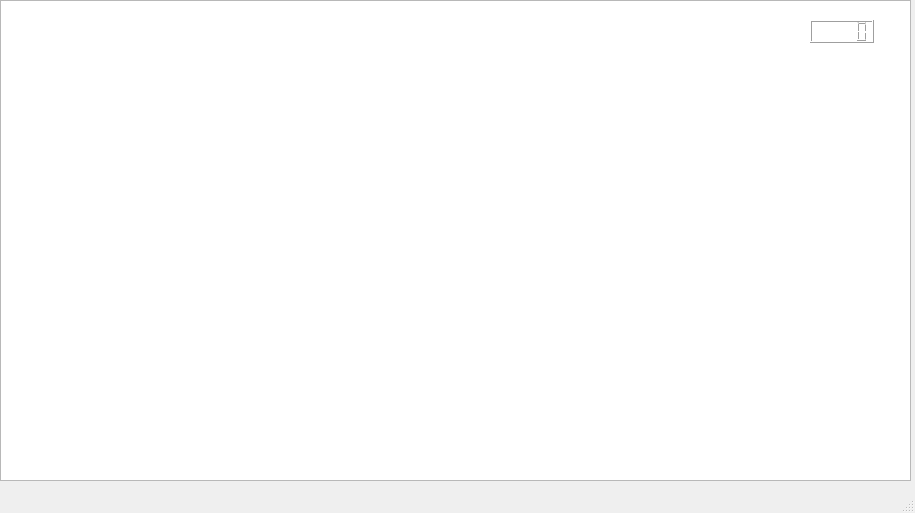
<?xml version="1.0" encoding="UTF-8"?>
<ui version="4.0">
 <class>MainWindow</class>
 <widget class="QMainWindow" name="MainWindow">
  <property name="geometry">
   <rect>
    <x>0</x>
    <y>0</y>
    <width>915</width>
    <height>513</height>
   </rect>
  </property>
  <property name="windowTitle">
   <string>MainWindow</string>
  </property>
  <widget class="QWidget" name="centralwidget">
   <widget class="QGraphicsView" name="graphicsView">
    <property name="geometry">
     <rect>
      <x>0</x>
      <y>0</y>
      <width>911</width>
      <height>481</height>
     </rect>
    </property>
   </widget>
   <widget class="QLCDNumber" name="lcdNumber">
    <property name="geometry">
     <rect>
      <x>810</x>
      <y>20</y>
      <width>64</width>
      <height>23</height>
     </rect>
    </property>
   </widget>
  </widget>
  <widget class="QMenuBar" name="menubar">
   <property name="geometry">
    <rect>
     <x>0</x>
     <y>0</y>
     <width>915</width>
     <height>21</height>
    </rect>
   </property>
  </widget>
  <widget class="QStatusBar" name="statusbar"/>
 </widget>
 <resources/>
 <connections/>
</ui>
